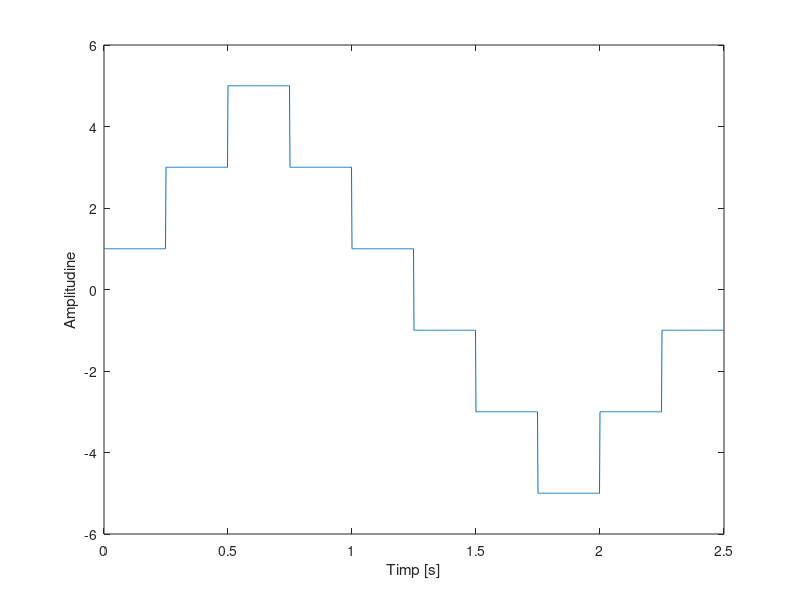
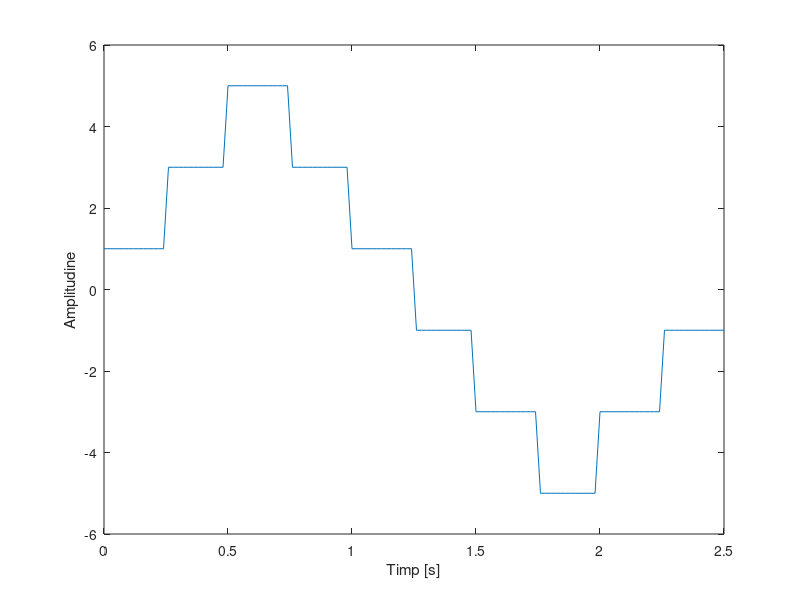
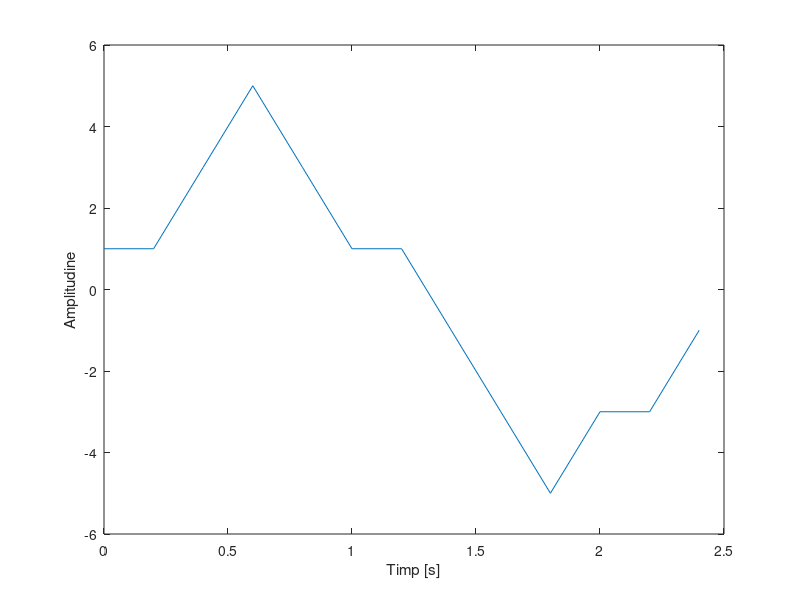

Recreate these plots in MATLAB, in order.
%punctul c

f=4;
t=0:0.002:2.5
s=square(2*pi*f*t)
s(find(t>=0 & t<0.25))=1;
s(find(t>=0.25 & t<0.5))=3;
s(find(t>=0.5 & t<0.75))=5;
s(find(t>=0.75 & t<1))=3;
s(find(t>=1 & t<1.25))=1;
s(find(t>=1.25 & t<=1.5))=-1;
s(find(t>=1.5 & t<1.75))=-3;
s(find(t>=1.75 & t<=2))=-5;
s(find(t>=2 & t<=2.25))=-3;
s(find(t>=2.25 & t<=2.5))=-1;
figure(1)
plot(t,s),grid
xlabel('Timp [s]'),ylabel('Amplitudine'),grid

f=4;
t=0:0.02:2.5%Rez tem 20ms
s=square(2*pi*f*t)
s(find(t>=0 & t<0.25))=1;
s(find(t>=0.25 & t<0.5))=3;
s(find(t>=0.5 & t<0.75))=5;
s(find(t>=0.75 & t<1))=3;
s(find(t>=1 & t<1.25))=1;
s(find(t>=1.25 & t<=1.5))=-1;
s(find(t>=1.5 & t<1.75))=-3;
s(find(t>=1.75 & t<=2))=-5;
s(find(t>=2 & t<=2.25))=-3;
s(find(t>=2.25 & t<=2.5))=-1;
figure(2)
plot(t,s),grid
xlabel('Timp [s]'),ylabel('Amplitudine'),grid

f=4;
t=0:0.2:2.5%Rez temporara este 200ms
s=square(2*pi*f*t)
s(find(t>=0 & t<0.25))=1;
s(find(t>=0.25 & t<0.5))=3;
s(find(t>=0.5 & t<0.75))=5;
s(find(t>=0.75 & t<1))=3;
s(find(t>=1 & t<1.25))=1;
s(find(t>=1.25 & t<=1.5))=-1;
s(find(t>=1.5 & t<1.75))=-3;
s(find(t>=1.75 & t<=2))=-5;
s(find(t>=2 & t<=2.25))=-3;
s(find(t>=2.25 & t<=2.5))=-1;
figure(3)
plot(t,s),grid
xlabel('Timp [s]'),ylabel('Amplitudine'),grid
